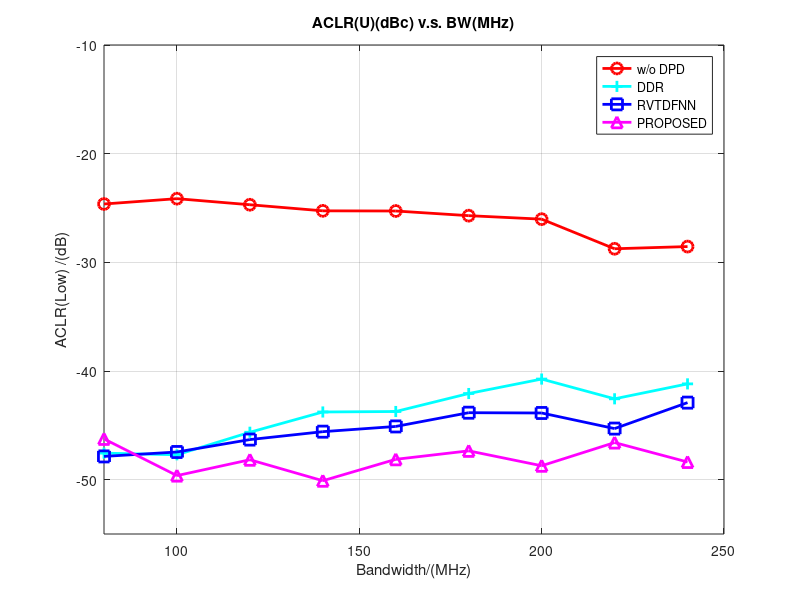

Recreate this plot in MATLAB.
ACRL_withoutDPD = -1.*[24.632,24.141,24.700,25.261,25.276 ,25.705,26.026,28.751,28.549];
ACLR_withDDRDPD = -1.*[47.558,47.710,45.637,43.771,43.728,42.073,40.741,42.559,41.185];
ACLR_withRVTDFNNDPD = -1.*[47.860,47.453,46.311,45.583,45.102,43.837,43.864,45.299,42.910 ];
ACLR_withARVTD_DNNDPD = -1.*[46.248,49.627,48.167, 50.099,48.127,47.348,48.720,46.586,48.374 ];

figure(1);
iteration = 80:20:240;
plot(iteration,ACRL_withoutDPD,'-ro','Linewidth', 2, 'MarkerSize', 8);
hold on;
plot(iteration,ACLR_withDDRDPD,'-c+','Linewidth', 2, 'MarkerSize', 8);
hold on;
plot(iteration,ACLR_withRVTDFNNDPD,'-bs','Linewidth', 2, 'MarkerSize', 8);
hold on;
plot(iteration,ACLR_withARVTD_DNNDPD,'-m^','Linewidth', 2, 'MarkerSize', 8);
hold off;
grid on;
legend("w/o DPD","DDR","RVTDFNN","PROPOSED");
axis([80,250,-55,-10]);
ylabel("ACLR(Low) /(dB)");
xlabel("Bandwidth/(MHz)");
title("ACLR(U)(dBc) v.s. BW(MHz)");